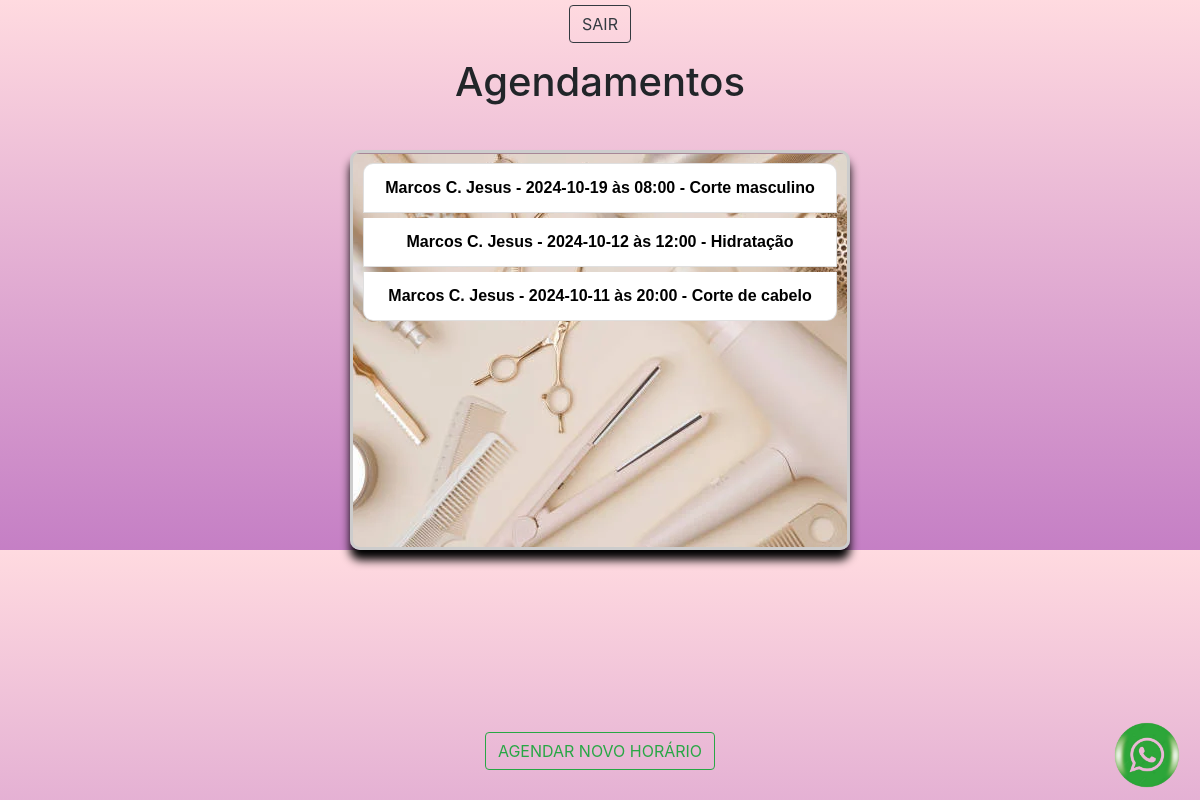
/ver_agendamento/ (signed in), run on the app's committed database.
### usuarios/models.py (models this page shows)
class Agendamento(database.Model):
    id = database.Column(database.Integer, primary_key=True)
    name = database.Column(database.String(100), nullable=False)
    date = database.Column(database.String(10), nullable=False)
    time = database.Column(database.String(5), nullable=False)
    servico = database.Column(database.String(20), nullable=False)

### usuarios/routes.py (the view)
@app.route('/ver_agendamento/')
@login_required
def agendamentos():
    agendamentos = Agendamento.query.all()
    return render_template('ver_agendamento.html', agendamentos=agendamentos)

### usuarios/models.py (called while the page is built)
@login_manager.user_loader
def load_usuario(id_usuario):
    return Usuario.query.get(int(id_usuario))

### usuarios/templates/ver_agendamento.html (shortened to what this page needs)
<!DOCTYPE html>
<html lang="en">
<head>
    <link rel="stylesheet" href="{{ url_for('static', filename='css/style.css') }}"/>
    <link href="https://stackpath.bootstrapcdn.com/bootstrap/4.5.2/css/bootstrap.min.css" rel="stylesheet"/>
</head>
<body>
<div class="div-botao container">
    <a href="{{ url_for('logout') }}" class="link-criarconta btn btn-outline-dark botao-login sair">Sair</a>
</div>
<div class="container">
    <h1 class="mt-5">Agendamentos</h1>
    <ul id="agendamentos-list" class="list-group mt-3">
        {% for agendamento in agendamentos %}
        <li class="list-group-item">
            {{ agendamento.name }} - {{ agendamento.date }} às {{ agendamento.time }} - {{ agendamento.servico }}
        </li>
        {% endfor %}
    </ul>
    <a href="{{ url_for('agendar') }}" class="btn btn-outline-success mt-3 botao-login fixo">Agendar novo horário</a>
</div>
<a href="https://api.whatsapp.com/send?phone=5511989545645" target="_blank" class="logo-whatsapp">
    <img src="{{ url_for('static', filename='fotos-site/logo-whatsapp.png') }}"/>
</a>
</body>
</html>

### usuarios/static/css/style.css (style rules this page uses)
* { margin: 0; padding: 0; }
body { font-family: Montserrat; color: #333; }
p, label, a { font-weight: 600; }
ul { display: flex; width: 100%; justify-content: right; gap: 5px; }
li { list-style: none; color: #000000; font-weight: bold; cursor: pointer; font-size: 16px; transform: 5s; font-family: 'kadam thomor pro', sans-serif; }
.container { align-items: center; display: flex; flex-direction: column; row-gap: 20px; }
.div-botao { width: 100%; display: flex; flex-direction: column; align-items: center; row-gap: 5px; margin-top: 10px; }
.fixo { align-items: center; position: fixed; bottom: 30px; z-index: 1000; }
.sair { position: fixed; top: 5px; z-index: 1000; }
.botao-login { border-radius: 25px; padding: 15px 20px; width: 100%; border: 0; text-transform: uppercase; font-weight: bold; cursor: pointer; background-color: blue; color: #fff; }
.link-criarconta { color: #888; text-decoration: none; }
.botao-login { width: auto; }
.logo-whatsapp { position: fixed; right: 1rem; bottom: 0.5rem; width: 4.6rem; }
.logo-whatsapp img { width: 100%; }
#agendamentos-list { text-align: center; max-width: 500px; min-height: 400px; max-height: 400px; overflow-y: auto; border: 3px solid #ccc; border-radius: 10px; padding: 10px; box-shadow: 0 10px 10px rgba(0, 0, 0, 1); background: rgba(0, 0, 0, 0.3) url('../fotos-site/background.webp') no-repeat center center; }

### usuarios/templates/ver_agendamento.html (style rules this page uses)
body { background: linear-gradient(to top, rgba(139, 0, 139, 0.5), rgba(255, 182, 193, 0.5)); }

### data on the page
Agendamento: name "Marcos C. Jesus", date "2024-10-11", time "20:00", servico "Corte de cabelo"
Agendamento: name "Marcos C. Jesus", date "2024-10-19", time "08:00", servico "Corte masculino"
Agendamento: name "Marcos C. Jesus", date "2024-10-12", time "12:00", servico "Hidratação"
